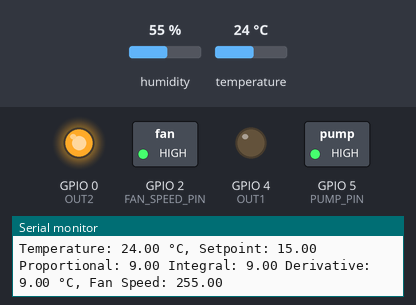
Recording of a sketch running on a simulated ESP8266 (NodeMCU). Shown: switched loads named in the sketch (green lamp = pin HIGH), output pins drawn as LEDs (lit = HIGH), the last lines printed to the serial monitor. The inputs (shaded band) are chosen by the test bench; at power-on: temperature 24 °C, humidity 55 %. The modem accepts every AT command (registered, SIM ready, sends succeed) and sends nothing else.

Above: at 2.7 s.
2.8 s: temperature set to 12 °C
At 4.8 s:
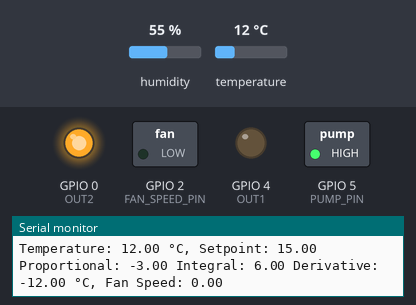
5.6 s: temperature set to 19 °C
At 6.8 s:
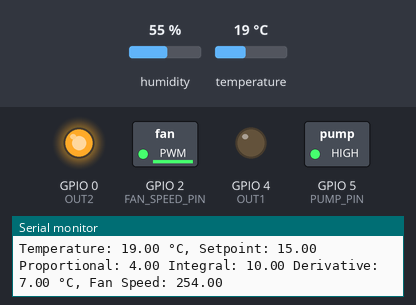
Timing chart, 0 to 9.3 s (numbered marks = the images above; inputs shaded):
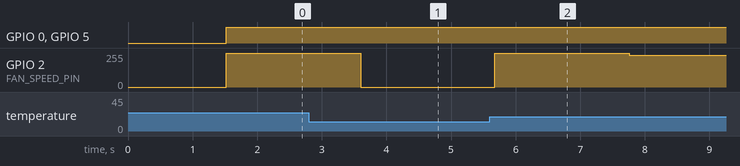

The sketch:

coolingbox.ino
```cpp
#include <DHT.h>
#include <SoftwareSerial.h>
#include <ESP8266WiFi.h>
#include <ThingSpeak.h>

#define DHT_PIN 14       // D5
#define FAN_SPEED_PIN 2  // D4
#define OUT1 4           // D2
#define OUT2 0           // D3
#define GSM_TX 15        // D8
#define GSM_RX 13        // D7
#define PUMP_PIN 5      // D1

// thingSpeak connections
const char *ssid = "HOMENET";
const char *password = "Vacuum1234";
const char *thingSpeakApiKey = "O9KL7KSBX0OPFP69";
const long thingSpeakChannelID = 2364655;

// constants for PID parameters
const float kp = 60.0;  // Proportional gain
const float ki = 0.0001; // Integral gain
const float kd = 2.0;   // Derivative gain

const float setpointTemperature = 15.0;
float temperature, humidity, error, last_error, integral, derivative, fanspeed;

// Define variables for time-based control
unsigned long previousMillis = 0;
const long interval = 1000; // Time interval for control loop

// Client for ThingSpeak communication
WiFiClient client;

// initialize the DHT sensor
DHT dht(DHT_PIN, DHT11);

// initializa GSM module
SoftwareSerial mySerial(GSM_RX, GSM_TX);

void setup()
{
  // initializing the baud rate
  Serial.begin(9600);


  // initialize the DHT sensor
  dht.begin();

  // set pin to start the pump
  pinMode(PUMP_PIN, OUTPUT);

  // set fan pins as fanspeed
  pinMode(FAN_SPEED_PIN, OUTPUT);

  // set pins for fan direction
  pinMode(OUT1, OUTPUT);
  pinMode(OUT2, OUTPUT);

  // initialize the PID variables
  last_error = 0;
  integral = 0;

  // begin serial communication
  mySerial.begin(9600);

  Serial.println("Initializing...");
  delay(1000);
  mySerial.println("AT"); //Once the handshake test is successful, it will back to OK
  updateSerial();
}

void loop()
{
  // Read temperature and humidity from DHT sensor
  humidity = dht.readHumidity();
  temperature = dht.readTemperature();


  // Check if any reads failed and exit early (to try again).
  if (isnan(humidity) || isnan(temperature))
  {
    Serial.println("Failed to read from DHT sensor!");
    delay(2000);
    return;
  }

  // Calculate the error
  error = temperature - setpointTemperature;

  // Calculate the integral and derivative terms
  integral += error;
  derivative = error - last_error;

  // Calculate the control fanspeed using PID
  // fanspeed = abs(kp * error + ki * integral + kd * derivative);
  fanspeed = kp * error + ki * integral + kd * derivative;

  // Limit the control fanspeed to avoid full-speed fan
  if (fanspeed > 255)
  {
    fanspeed = 255;
  }
  else if (fanspeed < 0)
  {
    fanspeed = 0;
  }

  // Update the fan speed
  // set fan direction
  digitalWrite(OUT1, LOW);
  digitalWrite(OUT2, HIGH);
  analogWrite(FAN_SPEED_PIN, fanspeed);

  if (fanspeed > 125.0) {
    digitalWrite(PUMP_PIN, HIGH);
  }

  // Save the current error for the next iteration
  last_error = error;

  // if (temperature < setpointTemperature) {
  //   sendText();
  // }

  // Print temperature and control fanspeed
  Serial.print("Temperature: ");
  Serial.print(temperature);
  Serial.print(" °C, Setpoint: ");
  Serial.print(setpointTemperature);
  Serial.print(" Proportional: ");
  Serial.print(error);
  Serial.print(" Integral: ");
  Serial.print(integral);
  Serial.print(" Derivative: ");
  Serial.print(derivative);
  Serial.print(" °C, Fan Speed: ");
  Serial.println(fanspeed);
  delay(2000);

  // Add a delay to control the loop rate
  unsigned long currentMillis = millis();
  if (currentMillis - previousMillis >= interval)
  {
    previousMillis = currentMillis;
  }
}

void updateSerial()
{
  delay(500);
  while (Serial.available())
  {
    mySerial.write(Serial.read());//Forward what Serial received to Software Serial Port
  }
  while(mySerial.available())
  {
    Serial.write(mySerial.read());//Forward what Software Serial received to Serial Port
  }
}

void sendText() {
  mySerial.println("AT+CMGF=1"); // Configuring TEXT mode
  updateSerial();
  // mySerial.println("AT+CMGS=\"+254719286396\"");//change ZZ with country code and xxxxxxxxxxx with phone number to sms
  mySerial.println("AT+CMGS=\"+254708221455\"");
  updateSerial();
  mySerial.print("Temperature: "); mySerial.println(temperature);//text content
  mySerial.print("Humidity: "); mySerial.println(humidity);
  mySerial.print("Temperature is okay!");
  updateSerial();
  mySerial.write(26);
}
```

Measured:
- after the input at 2.8 s, GPIO 2 (FAN_SPEED_PIN): 255/255 → 0/255 after 0.80 s
- after the input at 5.6 s, GPIO 2 (FAN_SPEED_PIN): 0/255 → 254/255 after 0.08 s, → 240/255 2.1 s later
